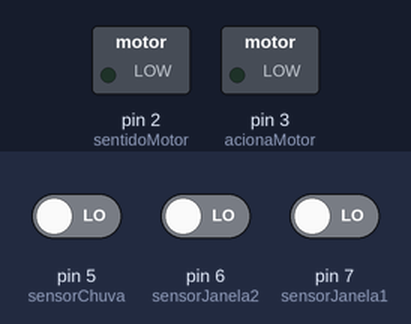
The sketch below on a simulated Arduino Uno, built for the host (arithmetic inside an expression is 32-bit, double 64-bit). Shown: switched loads named in the sketch (green lamp = pin HIGH). Inputs (shaded band) come from the test bench; at power-on: pin 5 (sensorChuva) LOW, pin 6 (sensorJanela2) LOW, pin 7 (sensorJanela1) LOW. WiFi joins after 1.5 s; servers stay silent unless stated.

Above: at 1.2 s.
1.3 s: pin 5 (sensorChuva) driven HIGH and pin 6 (sensorJanela2) driven HIGH
At 2.2 s:
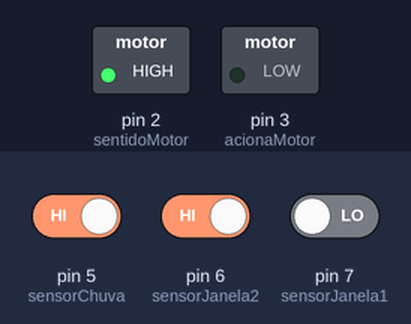
2.8 s: pin 6 (sensorJanela2) driven LOW
At 3.5 s:
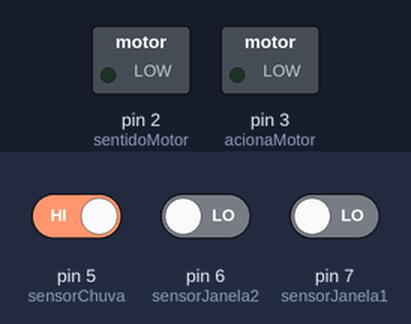
4.3 s: pin 6 (sensorJanela2) driven HIGH
At 4.7 s:
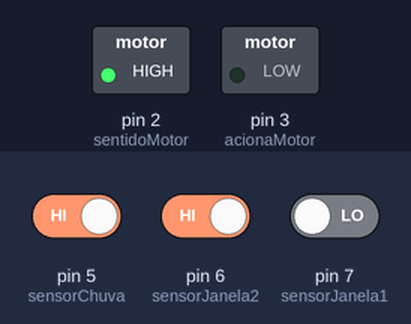
Timing chart, 0 to 7.3 s (numbered marks = the images above; inputs shaded):
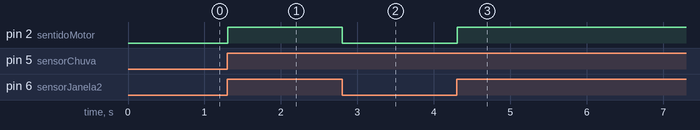

The sketch:

UDP_arduino.ino
```cpp
/*
  UDPSendReceive

  This sketch receives UDP message strings, prints them to the serial port
  and sends an "acknowledge" string back to the sender

  A Processing sketch is included at the end of file that can be used to send
  and received messages for testing with a computer.

  created 21 Aug 2010
  by Michael Margolis

  This code is in the public domain.

*/


#include <SPI.h>          // needed for Arduino versions later than 0018
#include <Ethernet.h>
#include <EthernetUdp.h>  // UDP library from: bjoern@cs.stanford.edu 12/30/2008


// Enter a MAC address and IP address for your controller below.
// The IP address will be dependent on your local network:
byte mac[] = {
  0xDE, 0xAD, 0xBE, 0xEF, 0xFE, 0xED
};
IPAddress ip(192, 168, 0, 177);

unsigned int localPort = 8888;              // local port to listen on

// buffers for receiving and sending data
char packetBuffer[UDP_TX_PACKET_MAX_SIZE];  //buffer to hold incoming packet,

// An EthernetUDP instance to let us send and receive packets over UDP
EthernetUDP Udp;

int sensorJanela1 = 7;  //sensor para saber se a janela está fechada.
int sensorJanela2 = 6;  //sensor para saber se a janela está totalmente aberta.
int sensorChuva = 5;
int sentidoMotor = 2;  //flag de sentido do motor.
int acionaMotor = 3;

void setup() {
  // start the Ethernet and UDP:
  Ethernet.begin(mac, ip);
  Udp.begin(localPort);

  Serial.begin(9600);

  pinMode(sensorJanela1, INPUT);
  pinMode(sensorJanela2, INPUT);
  pinMode(sensorChuva, INPUT);
  pinMode(sentidoMotor, OUTPUT);
  pinMode(acionaMotor, OUTPUT);

  digitalWrite(sentidoMotor, LOW);
  digitalWrite(acionaMotor, LOW);
}

void loop() {
  // if there's data available, read a packet
  int packetSize = Udp.parsePacket();
  char sensores;

  //bit 2 e bit 6 são sempre em 1 para que o caracter fique em uma faixa sem caracteres especiais.
  bitSet(sensores, 2);
  bitSet(sensores, 6);

  if (digitalRead(sensorJanela1))
  {
    bitSet(sensores, 0);
  }
  else
  {
    bitClear(sensores, 0);
  }

  if (digitalRead(sensorChuva))
  {
    bitSet(sensores, 4);
  }
  else
  {
    bitClear(sensores, 4);
  }
  if (packetSize)
  {
    Serial.print("Received packet of size ");
    Serial.println(packetSize);
    Serial.print("From ");
    IPAddress remote = Udp.remoteIP();
    for (int i = 0; i < 4; i++)
    {
      Serial.print(remote[i], DEC);
      if (i < 3)
      {
        Serial.print(".");
      }
    }
    Serial.print(", port ");
    Serial.println(Udp.remotePort());

    // read the packet into packetBufffer
    Udp.read(packetBuffer, UDP_TX_PACKET_MAX_SIZE);
    Serial.println("Contents:");
    Serial.println(packetBuffer);

    //send a reply, to the IP address and port that sent us the packet we received
    Udp.beginPacket(Udp.remoteIP(), Udp.remotePort());
    Udp.write(sensores);
    Udp.endPacket();
    Serial.println(sensores);
  }

  Serial.println(packetBuffer);
  if ((packetBuffer == 'a') && digitalRead(sensorJanela2) && !digitalRead(sensorChuva))
  {
    digitalWrite(sentidoMotor, LOW);
    digitalWrite(acionaMotor, HIGH);
  }

  if ((packetBuffer == 'f') && !(digitalRead(sensorJanela1)))
  {
    digitalWrite(sentidoMotor, HIGH);
    digitalWrite(acionaMotor, LOW);   //no módulo de ponte H com a flag de inversão acionada a lógica é invertida.
  }

  //chovendo e com a janela aberta é dado o comando para fechar a janela.
  if(!(digitalRead(sensorJanela1)) && digitalRead(sensorChuva))
  {
    digitalWrite(sentidoMotor, HIGH);
    digitalWrite(acionaMotor, LOW);   //no módulo de ponte H com a flag de inversão acionada a lógica é invertida.
  }

  //condições de janela fechada ou totalmente aberta é preciso parar o motor.
  if((digitalRead(sensorJanela1)) || !(digitalRead(sensorJanela2)))
  {
    digitalWrite(sentidoMotor, LOW);
    digitalWrite(acionaMotor, LOW);
  }

  delay(100);
}
```

Measured:
- after the input at 1.3 s, pin 2 (sentidoMotor): LOW → HIGH at once
- after the input at 2.8 s, pin 2 (sentidoMotor): HIGH → LOW at once
- after the input at 4.3 s, pin 2 (sentidoMotor): LOW → HIGH at once
